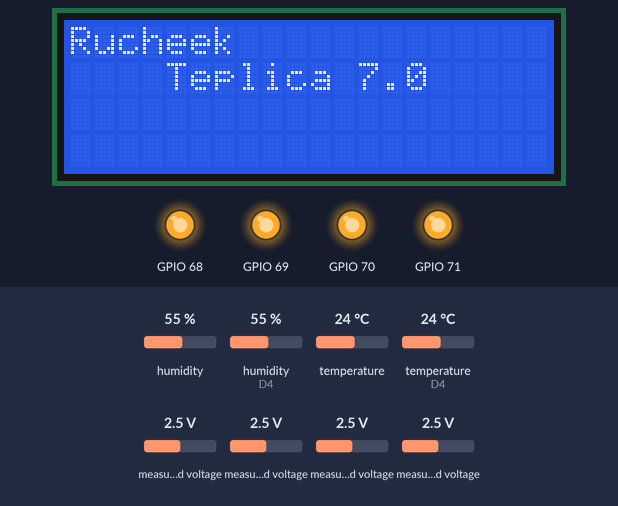
Recording of a sketch running on a simulated ESP8266 (NodeMCU). Shown: 20×4 character LCD, output pins drawn as LEDs (lit = HIGH). Inputs (shaded band) come from the test bench; at power-on: humidity 55 %, humidity (sensor on D4) 55 %, temperature 24 °C, temperature (sensor on D4) 24 °C, measured voltage 2.5 V. WiFi joins after 1.5 s; servers stay silent unless stated; uploads are accepted with an empty reply; what the sketch prints to the serial monitor is not drawn.

Above: at 0.1 s.
At 2.2 s:
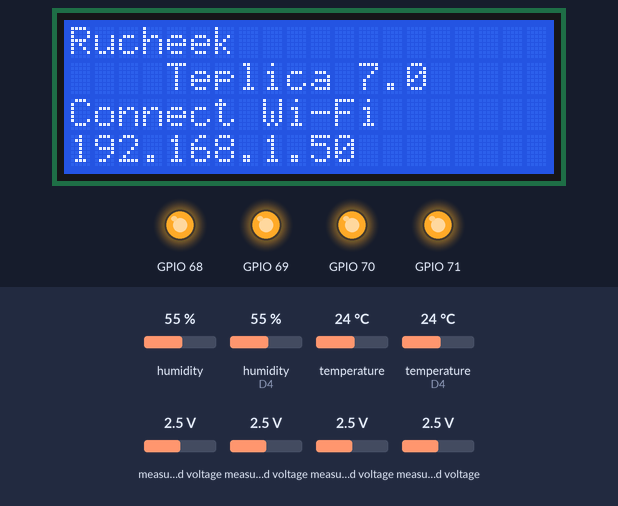
At 4.2 s:
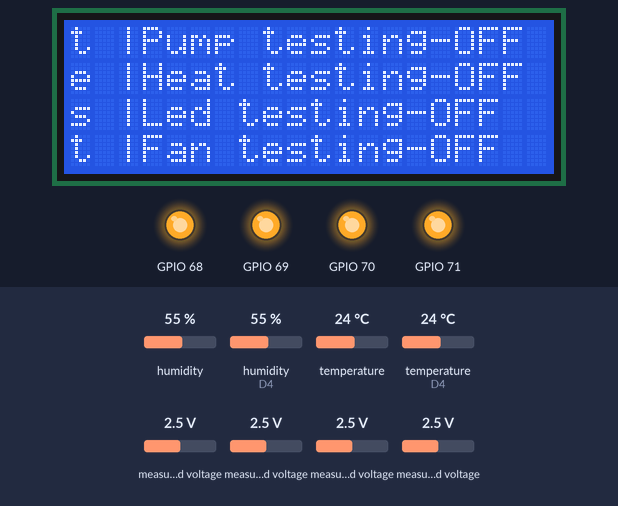
At 6.4 s:
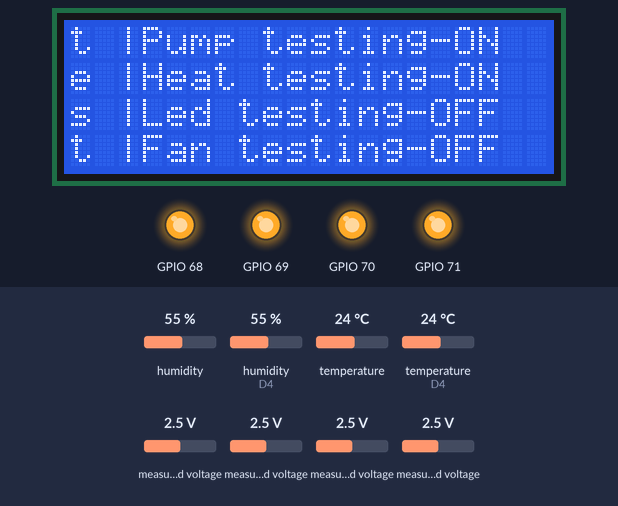
At 11.1 s:
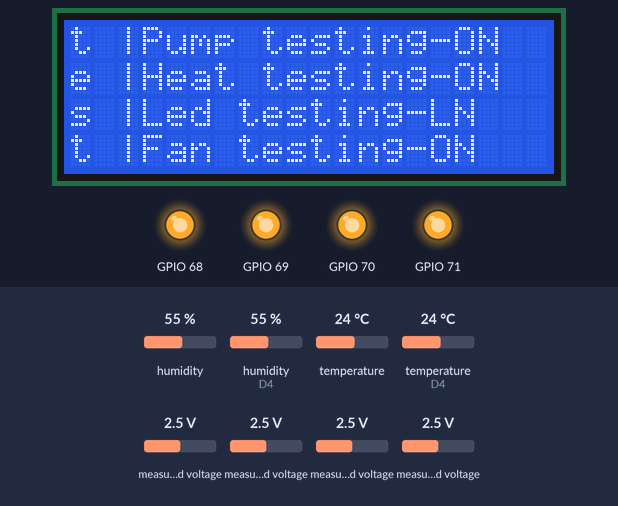
At 25.0 s:
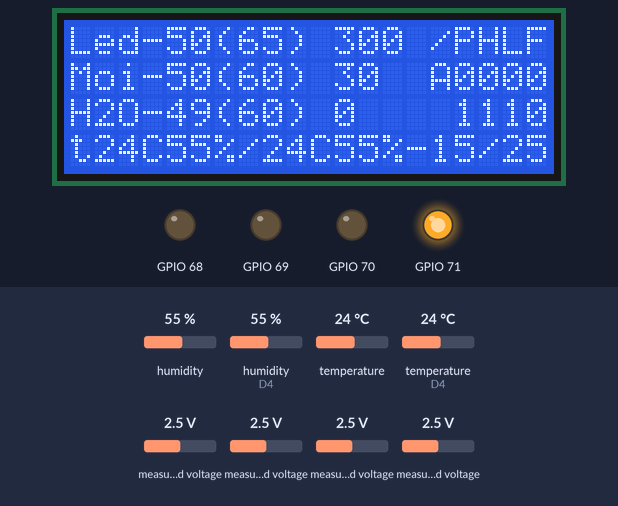
Timing chart, 0 to 26.5 s (numbered marks = the images above):
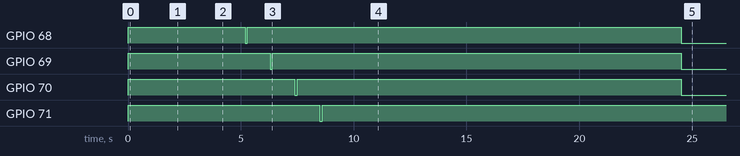

The sketch:

Teplica_700.ino
```cpp
// Видеообзоры и уроки работы с ARDUINO и ESP8266 на http://iomoio.ru

#include <PCF8574.h>
#include <ESP8266WiFi.h>                  // Библиотека для создания Wi-Fi подключения (клиент или точка доступа)
#include <WiFiClient.h>                   // Библиотека для связи с сетевыми хостами (локальными и интернет)
// Библиотека для работы с временем
#include <ArduinoJson.h>                  // Библиотека для разбора JSON
#include "DHT.h"
#include <LiquidCrystal_PCF8574.h>
LiquidCrystal_PCF8574 lcd(0x27);
PCF8574 PCF(0x26);
#include "ADS1X15.h"
ADS1115 ADS(0x48);

/*
  const char* ssid = "TP-Link_182C";
  const char* password = "5090748900";*/


const char* ssid = "Tp-Link";
const char* password = "9278512183";
String token = "bXgLsghZdNVDUDM";

int timetesting = 100;// время тестирования устройств

int timesend = 0;
int timeloop = 0;


WiFiClient client;                        // Создаём объект для работы с удалёнными хостами
/*
   ВЫХОДЫ
   d1 экран scl
   d2 экран sda
   d5 Насос
   d6 Подогрев
   d7 Вентилятор
   d8 Подсветка

   ВХОДЫ
   освешеность А0
   влажность А1
   Влажность А2
   уровень воды А4
   Температура внутри D2
   Температура снаружи D5

*/
#define DHTPIN_in D3
#define DHTPIN_out D4
#define DHTTYPE DHT11
DHT dht_in(DHTPIN_in, DHTTYPE);
DHT dht_out(DHTPIN_out, DHTTYPE);
#define pin_Pump 4
#define pin_Heat 5
#define pin_Led 6
#define pin_Fan 7

void OFF_Led();
void ON_Heat();
void OFF_Heat();
void ON_Pump();
void OFF_Pump();
void ON_Fan();
void OFF_Fan();
void ON_Led();
int Moisture_1;
int Moisture_2;
int Light;
int Temp_in;
int Temp_out;
int Humidity_in;
int Humidity_out;
int Level_water;
int fan = 0;
int pump = 0;
int heat = 0;
int led = 0;
int f_fan = 0;
int f_pump = 0;
int f_heat = 0;
int f_led = 0;
int light_on = 65;
int heat_on = 15;
int heat_off = 25;
int fan_on = 25;
int pump_on = 60;
int water = 60;
int control = 0;
int delta_send = 300;
int delta_loop = 30;
int sending = 0;
bool rebut = false;

int timeup = 0;
const char* up[]  = {
  "|",     // 0
  "/",     // 1
  "-",     // 2
  "\\",     // 3
  "|",     // 4
  "/",     // 5
  "-",     // 6
  "\\",    // 7
};


void OFF_Led() {
  PCF.write(pin_Led, 1);
}
void ON_Heat() {
  PCF.write(pin_Heat, 0);
}
void OFF_Heat() {
  PCF.write(pin_Heat, 1);
}
void ON_Pump() {
  PCF.write(pin_Pump, 0);
}
void OFF_Pump() {
  PCF.write(pin_Pump, 1);
}
void ON_Fan() {
  PCF.write(pin_Fan, 0);
}
void OFF_Fan() {
  PCF.write(pin_Fan, 1);
}
void ON_Led() {
  PCF.write(pin_Led, 0);
}
void setup() {
  OFF_Led();
  OFF_Heat();
  OFF_Pump();
  OFF_Fan();

  Serial.begin(9600);                                         // Инициализируем вывод данных на серийный порт со скоростью 9600 бод
  Serial.println("\n\n");

  Wire.begin();
  ADS.begin();

  dht_in.begin();
  dht_out.begin();
  pinMode(DHTPIN_in, INPUT);
  pinMode(DHTPIN_out, INPUT);

  WiFi.begin(ssid, password);                                 // Соединяемся с WiFi-сетью
  lcd.begin(20, 4);// у нас экран 16 столбцов на 2 строки
  lcd.setBacklight(255); //установить яркость подсветки на максимум
  lcd.clear(); // очистить экран и установить курсор в позицию 0, 0
  lcd.print("Rucheek");// печатаем нужную строку
  lcd.setCursor(4, 1);// переводим курсор в нужную позицию
  lcd.print("Teplica 7.0");// печатаем нужную строку
  delay(2000);// Initialize the LED_BUILTIN pin as an output
  while (WiFi.status() != WL_CONNECTED)                       // Пока соединение не установено
    delay(500);                                               //  делаем задержку в пол секунды, пока соединение не установится
  Serial.print(WiFi.localIP());
  lcd.setCursor(0, 2);
  lcd.print("Connect Wi-Fi");// печатаем нужную строку
  lcd.setCursor(0, 3);// переводим курсор в нужную позицию
  lcd.print(WiFi.localIP());// печатаем нужную строку
  delay(2000);


  testingsystem(timetesting);                                 // запускаем тестирование реле на работу. Должна прощелкать четырмя реле
  int count_connect = 0;
  while (!TimeAndWeather() || count_connect < 5)                                   // Синхронизируем время микроконтроллера с реальным временем и получаем информацию о погоде
  {
    delay(1000);
    count_connect = count_connect + 1;
  }
  lcd.clear();
}

void loop() {

  delay(1000);
  readSensors();

  if (Light < light_on  || f_led) {
    ON_Led();
    led = 1;
  } else {
    OFF_Led();
    led = 0;
  }
  if ((Temp_in > heat_on) && (Temp_in < heat_off)  || f_heat) {
    ON_Heat();
    heat = 1;

  } else {
    OFF_Heat();
    heat = 0;
  }
  if ( ((Moisture_1 + Moisture_2) / 2  < pump_on) && (Level_water > 20) || f_pump) {
    ON_Pump();
    pump = 1;
    lcd.begin(20, 4);// у нас экран 16 столбцов на 2 строки
    lcd.setBacklight(255); //установить яркость подсветки на максимум
    lcd.clear(); // очистить экран и установить курсор в позицию 0, 0
    rebut = true;
  } else {
    OFF_Pump();
    pump = 0;
    if (rebut) {
      lcd.begin(20, 4);// у нас экран 16 столбцов на 2 строки

      lcd.setBacklight(255); //установить яркость подсветки на максимум
      lcd.clear(); // очистить экран и установить курсор в позицию 0, 0
    }
    rebut = false;
  }

  if ((Temp_in > Temp_out) && (fan_on <= Temp_in) || f_fan) {
    ON_Fan();
    fan = 1;
  } else {
    OFF_Fan();
    fan = 0;
  }
  timeloop += 1;
  timesend += 1;
  timeup += 1;
  if (timeloop >= delta_loop - sending) {
    timeloop = 0;
    int count_connect = 0;
    while (!TimeAndWeather() || count_connect < 5)                                   // Синхронизируем время микроконтроллера с реальным временем и получаем информацию о погоде
    {
      delay(1000);
      count_connect = count_connect + 1;
    }

  }
  if (timesend >= delta_send) {
    timesend = 0;

    sendSensors();
  }
  printDisplayParam();
  printserial();
  lcd.setCursor(15, 0);
  lcd.print(up[timeup]);
  if (timeup >= 7) {
    timeup = 0;
  }

}

bool TimeAndWeather () {                                               // Функция синхронизации времени работы программы с реальным временем и получения информации о погоде
  if (client.connect("teplica.pythonanywhere.com", 80)) {                                   // Если удаётся установить соединение с указанным хостом (Порт 443 для https)
    client.println("GET /update/bXgLsghZdNVDUDM HTTP/1.1\r\nHost: teplica.pythonanywhere.com\r\nConnection: close\r\n\r\n"); // Отправляем параметры запроса
    delay(200);                                                             // Даём серверу время, чтобы обработать запрос
    char endOfHeaders[] = "\r\n\r\n";

    Serial.println("endOfHeaders=");
    // Системные заголовки ответа сервера отделяются от остального содержимого двойным переводом строки
    if (!client.find(endOfHeaders)) {                                       // Отбрасываем системные заголовки ответа сервера
      Serial.println("Invalid response");                                   // Если ответ сервера не содержит системных заголовков, значит что-то пошло не так
      return false;                                                         // и пора прекращать всё это дело
    }
    const size_t capacity = 750;                                            // Эта константа определяет размер буфера под содержимое JSON (https://arduinojson.org/v5/assistant/)
    DynamicJsonBuffer jsonBuffer(capacity);                                 // Инициализируем буфер под JSON

    JsonObject& root = jsonBuffer.parseObject(client);                      // Парсим JSON-модержимое ответа сервера
    client.stop();                                                          // Разрываем соединение с сервером
    //Serial.println(root);                                   // Если ответ сервера не содержит системных заголовков, значит что-то пошло не так
    if (root["light_on"].as<String>().toInt() != 0 || root["heat_on"].as<String>().toInt()) {
      light_on = root["light_on"].as<String>().toInt();
      heat_on =  root["heat_on"].as<String>().toInt();
      heat_off =  root["heat_off"].as<String>().toInt();
      fan_on =  root["heat_on"].as<String>().toInt();
      pump_on =  root["pump_on"].as<String>().toInt();
      f_pump =  root["pump"].as<String>().toInt();
      f_heat =  root["heat"].as<String>().toInt();
      f_led =  root["led"].as<String>().toInt();
      f_fan =  root["fan"].as<String>().toInt();
      water =  root["water"].as<String>().toInt();
      control =  root["control"].as<String>().toInt();
      delta_send =  root["delta_send"].as<String>().toInt();
      delta_loop =  root["delta_loop"].as<String>().toInt();
      sending =  root["sending"].as<String>().toInt();
      lcd.setCursor(15, 2);
      lcd.print("R");

    }
    else {
      lcd.setCursor(15, 2);
      lcd.print("L");
    }


    // печатаем нужную строку
    //delay(5000);
    jsonBuffer.clear();                                                     // Очищаем буфер парсера JSON

    // Синхронизируем время

    return true;
  }
  return false;
}

unsigned long StringToULong(String Str) {                     // Эта функция преобразует String в unsigned long
  unsigned long ULong = 0;
  for (int i = 0; i < Str.length(); i++) {                    // В цикле посимвольно переводим строку в unsigned long
    char c = Str.charAt(i);
    if (c < '0' || c > '9') break;
    ULong *= 10;
    ULong += (c - '0');
  }
  return ULong;
}


String leadNull(int digits) {                                   // Функция добавляет ведущий ноль
  String out = "";
  if (digits < 10)
    out += "0";
  return out + String(digits);
}


void testingsystem(int testing) {

  lcd.clear();
  lcd.setCursor(0, 0);
  lcd.print("t |");
  lcd.setCursor(0, 1);
  lcd.print("e |");
  lcd.setCursor(0, 2);
  lcd.print("s |");
  lcd.setCursor(0, 3);
  lcd.print("t |");
  lcd.setCursor(3, 0);
  lcd.print("Pump testing-OFF");
  lcd.setCursor(3, 1);
  lcd.print("Heat testing-OFF");
  lcd.setCursor(3, 2);
  lcd.print("Led testing-OFF");
  lcd.setCursor(3, 3);
  lcd.print("Fan testing-OFF");
  delay(1000);
  lcd.setCursor(16, 0);
  lcd.print("ON ");
  ON_Pump();
  delay(testing);
  //lcd.setCursor(16, 0);
  //lcd.print("OFF");
  OFF_Pump();
  delay(1000);
  lcd.setCursor(16, 1);
  lcd.print("ON ");
  ON_Heat();
  delay(testing);
  //lcd.setCursor(16, 1);
  //lcd.print("OFF");
  OFF_Heat();
  delay(1000);
  lcd.setCursor(15, 2);
  lcd.print("ON ");
  ON_Led();
  delay(testing);
  //lcd.setCursor(15, 2);
  //lcd.print("OFF");
  OFF_Led();
  delay(1000);
  lcd.setCursor(15, 3);
  lcd.print("ON ");
  ON_Fan();
  delay(testing);
  //lcd.setCursor(15, 3);
  //lcd.print("OFF");
  OFF_Fan();
  delay(1000);


}
void printserial() {
  Serial.print(" light_on = ");
  Serial.print(light_on);
  Serial.print(" heat_on = ");
  Serial.print(heat_on);
  Serial.print(" heat_off = ");
  Serial.print(heat_off);
  Serial.print(" fan_on = ");
  Serial.println(fan_on);
  Serial.print(" pump_on = ");
  Serial.print(pump_on);
  Serial.print(" f_pump = ");
  Serial.print(f_pump);
  Serial.print(" f_heat = ");
  Serial.println(f_heat);
  Serial.print(" f_led = ");
  Serial.print(f_led);
  Serial.print(" f_fan = ");
  Serial.print(f_fan);
  Serial.print(" water = ");
  Serial.print(water);
  Serial.print(" control = ");
  Serial.print(control);
  Serial.print(" delta_send = ");
  Serial.print(delta_send);
  Serial.print(" delta_loop = ");
  Serial.print(delta_loop);
  Serial.print(" sending = ");
  Serial.println(sending);


  Serial.print("\tMoisture_1 = ");
  Serial.print(Moisture_1);
  Serial.print("\tMoisture_2 = ");
  Serial.print(Moisture_2);
  Serial.print("\tLight = ");
  Serial.println(Light);
  Serial.print("\tTemp_in = ");
  Serial.print(Temp_in);
  Serial.print("\tHumidity_in = ");
  Serial.println(Humidity_in);
  Serial.print("\tTemp_out = ");
  Serial.print(Temp_out);
  Serial.print("\tHumidity_out = ");
  Serial.println(Humidity_out);
  Serial.print("\tLevel_water = ");
  Serial.println(Level_water);


}


void testloop() {
  lcd.clear();
  lcd.setCursor(0, 0);
  lcd.print("main program");
  lcd.setCursor(0, 1);
  lcd.print("timeloop = ");
  lcd.print(timeloop);
  lcd.setCursor(0, 2);
  lcd.print("timesend = ");
  lcd.println(timesend);
  Serial.print("Петля номер - timeloop = ");
  Serial.print(timeloop);
  Serial.print(" timesend = ");
  Serial.println(timesend);
  if (timeloop >= delta_loop) {
    timeloop = 0;
    lcd.setCursor(0, 3);
    lcd.print("Update loop");
    Serial.println("Обнуляем loop");
    //readSensors();
  }
  if (timesend >= delta_send) {
    timesend = 0;
    lcd.setCursor(0, 4);
    lcd.print("Update send");
    Serial.println("Обнуляем send");
    //sendSensors();
  }
}


void readSensors() {
  Wire.begin();
  ADS.begin();

  dht_in.begin();
  dht_out.begin();


  ADS.setGain(0);

  int16_t val_0 = ADS.readADC(0);
  int16_t val_1 = ADS.readADC(1);
  int16_t val_2 = ADS.readADC(2);
  int16_t val_3 = ADS.readADC(3);

  float f = ADS.toVoltage(1);  //  voltage factor

  Serial.print("\tAnalog0: "); Serial.print(val_0); Serial.print('\t'); Serial.println(val_0 * f, 3);
  Serial.print("\tAnalog1: "); Serial.print(val_1); Serial.print('\t'); Serial.println(val_1 * f, 3);
  Serial.print("\tAnalog2: "); Serial.print(val_2); Serial.print('\t'); Serial.println(val_2 * f, 3);
  Serial.print("\tAnalog3: "); Serial.print(val_3); Serial.print('\t'); Serial.println(val_3 * f, 3);
  Serial.println();

  Moisture_1 = 100 - val_1 * f * 100 / 5.05;
  Moisture_2 = 100 - val_2 * f * 100 / 5.05;
  Light = 100 - val_0 * f * 100 / 5.05;
  Temp_in = dht_in.readTemperature();
  Humidity_in = dht_in.readHumidity();
  if (Temp_in > 100) {
    Temp_in = 0;
    Humidity_in = 0;
  }
  Temp_out = dht_out.readTemperature();
  Humidity_out = dht_out.readHumidity();
  if (Temp_out > 100) {
    Temp_out = 0;
    Humidity_out = 0;
  }
  Level_water = val_3 * f * 100 / 5.05;;
}

void sendSensors() {
  if (client.connect("teplica.pythonanywhere.com", 80)) {
    // Если удаётся установить соединение с указанным хостом (Порт 443 для https)
    String url = "GET /add_sensors?";
    url += "token=" + token;
    url += "&t_in=";
    url += Temp_in;
    url += "&t_out=";
    url += Temp_out;
    url += "&h_in=";
    url += Humidity_in;
    url += "&h_out=";
    url += Humidity_out;
    url += "&mois1=";
    url += Moisture_1;
    url += "&mois2=";
    url += Moisture_2;
    url += "&water=";
    url += Level_water;
    url += "&light=";
    url += Light;
    url += "&pump=";
    url += pump;
    url += "&heat=";
    url += heat;
    url += "&led=";
    url += led;
    url += "&fan=";
    url += fan;
    url += " HTTP/1.1\r\nHost: teplica.pythonanywhere.com\r\nConnection: close\r\n\r\n";
    Serial.println(url);
    client.println(url); // Отправляем параметры запроса
    //delay(500);
    lcd.setCursor(15, 2);
    lcd.print("S");// Даём серверу время, чтобы обработать запрос

  }
}

void printDisplayParam() {

  lcd.setCursor(0, 3);
  lcd.print("t");
  //lcd.print("in");
  lcd.print(leadNull(Temp_in));
  lcd.print("C");
  lcd.print(leadNull(Humidity_in));
  lcd.print("%");
  lcd.print("/");
  lcd.print(leadNull(Temp_out));
  lcd.print("C");
  lcd.print(leadNull(Humidity_out));
  lcd.print("%-");
  //lcd.print("(");
  lcd.print(leadNull(heat_on));
  lcd.print("/");
  lcd.print(leadNull(heat_off));
  //lcd.print(")");
  //lcd.print(leadNull(Humidity_in));
  //lcd.print("/");
  //lcd.print(leadNull(Humidity_out));


  lcd.setCursor(0, 0);
  lcd.print("Led-");
  lcd.print(leadNull(Light));
  lcd.print("(");
  lcd.print(leadNull(light_on));
  lcd.print(")");
  lcd.setCursor(0, 1);
  lcd.print("Moi-");
  lcd.print(leadNull((Moisture_1 + Moisture_2) / 2));
  lcd.print("(");
  lcd.print(leadNull(pump_on));
  lcd.print(")");
  lcd.setCursor(0, 2);
  lcd.print("H2O-");
  lcd.print(leadNull(Level_water));
  lcd.print("(");
  lcd.print(leadNull(water));
  lcd.print(")");


  lcd.setCursor(16, 0);
  lcd.print("PHLF");
  lcd.setCursor(15, 1);
  if (control > 0) {
    lcd.print("M");
  } else {
    lcd.print("A");
  }
  lcd.print(f_pump);
  lcd.print(f_heat);
  lcd.print(f_led);
  lcd.print(f_fan);
  lcd.setCursor(16, 2);
  lcd.print(pump);
  lcd.print(heat);
  lcd.print(led);
  lcd.print(fan);
  lcd.setCursor(11, 0);
  lcd.print("     ");
  lcd.setCursor(11, 0);
  lcd.print(delta_send);
  lcd.setCursor(11, 1);

  lcd.print("    ");
  lcd.setCursor(11, 1);
  lcd.print(delta_loop);
  lcd.setCursor(11, 2);
  lcd.print("    ");
  lcd.setCursor(11, 2);
  lcd.print(sending);
  /*
    lcd.print("on=");
    lcd.print(heat_on);
    lcd.print("off=");
    lcd.print(heat_off);
    lcd.setCursor(0, 1);// переводим курсор в нужную позицию
    lcd.print("p=");
    lcd.print(pump_on);
    lcd.print(" p");
    lcd.print(pump);
    lcd.print("h");
    lcd.print(heat);
    lcd.print("l");
    lcd.print(led);
    lcd.print("f");
    lcd.print(fan);
  */
}
```

Measured:
- by itself, GPIO 68: HIGH → LOW at 5.2 s, → HIGH 0.10 s later, → LOW 19.2 s later
- by itself, GPIO 69: HIGH → LOW at 6.3 s, → HIGH 0.10 s later, → LOW 18.1 s later
- by itself, GPIO 70: HIGH → LOW at 7.4 s, → HIGH 0.10 s later, → LOW 17.0 s later
- what the display in image 1 shows lasts 2.1 s, from 2.1 s to 4.2 s
- what the display in image 2 shows lasts 1.0 s, from 4.2 s to 5.2 s
- what the display in image 3 shows lasts 1.1 s, from 6.3 s to 7.4 s
- what the display in image 4 shows lasts 12.3 s, from 11.1 s to 23.4 s
